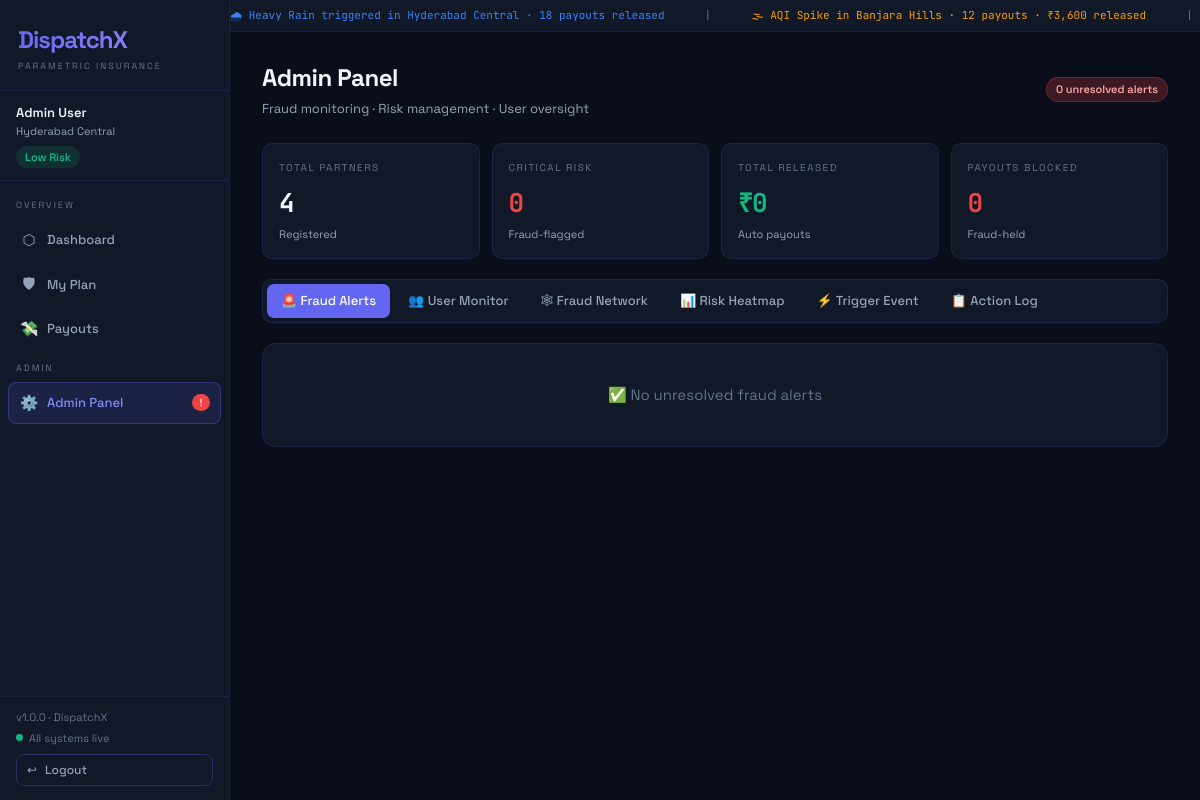
The page /admin-panel/ (signed in) on the database its author committed.
### insurance/models.py (models this page shows, shortened)
class DeliveryPartner(AbstractBaseUser, PermissionsMixin):
    RISK_CHOICES = [
        ('low',      'Low'),
        ('medium',   'Medium'),
        ('high',     'High'),
        ('critical', 'Critical'),
    ]
    ZONE_CHOICES = [
        ('hyderabad_central', 'Hyderabad Central'),
        ('banjara_hills',     'Banjara Hills'),
        ('jubilee_hills',     'Jubilee Hills'),
        ('secunderabad',      'Secunderabad'),
        ('hitec_city',        'HITEC City'),
        ('gachibowli',        'Gachibowli'),
        ('lb_nagar',          'LB Nagar'),
        ('kukatpally',        'Kukatpally'),
    ]
    name        = models.CharField(max_length=100)
    phone       = models.CharField(max_length=15, unique=True)
    email       = models.EmailField(blank=True, null=True)
    zone        = models.CharField(max_length=30, choices=ZONE_CHOICES, default='hyderabad_central')
    joined_date = models.DateTimeField(default=timezone.now)
    is_active    = models.BooleanField(default=True)
    is_staff     = models.BooleanField(default=False)
    is_admin     = models.BooleanField(default=False)
    risk_level      = models.CharField(max_length=10, choices=RISK_CHOICES, default='low')
    fraud_score     = models.FloatField(default=0.0)          # 0.0 – 1.0
    risk_score      = models.FloatField(default=0.0)          # composite
    behavior_score  = models.FloatField(default=1.0)          # 0.0 – 1.0
    gps_anomalies   = models.IntegerField(default=0)
    max_speed_kmh   = models.FloatField(default=30.0)         # recorded max speed
    ip_address      = models.GenericIPAddressField(null=True, blank=True)
    device_id       = models.CharField(max_length=50, blank=True)
    avg_daily_earnings = models.FloatField(default=600.0)
    deliveries_per_day = models.IntegerField(default=8)
    USERNAME_FIELD  = 'phone'
    REQUIRED_FIELDS = ['name']
    objects = DeliveryPartnerManager()
    class Meta:
        db_table = 'delivery_partners'
        verbose_name = 'Delivery Partner'
    @property
    def active_subscription(self):
        return (self.subscriptions
                .filter(status='active', end_date__gte=timezone.now())
                .select_related('plan')
                .order_by('-end_date')
                .first())

### insurance/views.py (the view)
# urls.py: path('admin-panel/',               views.admin_dashboard_view, name='admin_panel'),
@login_required
@user_passes_test(is_admin)
def admin_dashboard_view(request):
    users         = DeliveryPartner.objects.all()
    alerts        = FraudAlert.objects.filter(resolved=False).prefetch_related('partners')[:20]
    critical_users= users.filter(risk_level='critical')
    events        = ParametricEvent.objects.order_by('-timestamp')[:10]
    action_log    = AdminActionLog.objects.select_related('admin','partner').order_by('-created_at')[:20]
    payout_stats  = {
        'released': Payout.objects.filter(status='released').aggregate(t=Sum('amount'))['t'] or 0,
        'blocked':  Payout.objects.filter(status='blocked').count(),
        'total':    Payout.objects.count(),
    }
    zone_risks = []
    for zone, label in DeliveryPartner.ZONE_CHOICES:
        zu = users.filter(zone=zone)
        avg = sum(u.risk_score for u in zu) / max(zu.count(), 1)
        zone_risks.append({'zone': label, 'avg_risk': round(avg*100), 'count': zu.count()})
    return render(request, 'insurance/admin_panel.html', {
        'users': users, 'alerts': alerts, 'critical_users': critical_users,
        'events': events, 'action_log': action_log, 'payout_stats': payout_stats,
        'zone_risks': zone_risks,
    })

### insurance/views.py (called while the page is built)
def is_admin(user):
    return user.is_authenticated and user.is_admin

### templates/insurance/admin_panel.html (shortened to what this page needs)
{% extends "insurance/base.html" %}
{% block content %}
<div class="page-wrap fadein">
  <div style="display:flex;align-items:center;justify-content:space-between;margin-bottom:24px">
    <div>
      <h1 style="font-size:24px;font-weight:700;letter-spacing:-0.5px">Admin Panel</h1>
      <p style="color:var(--text2);font-size:13px;margin-top:3px">Fraud monitoring · Risk management · User oversight</p>
    </div>
    <span class="pill pill-critical" style="font-size:11px">
      {{ alerts|length }} unresolved alerts
    </span>
  </div>
  <div class="stats-grid">
    <div class="stat-card">
      <div class="stat-label">Total Partners</div>
      <div class="stat-value">{{ users|length }}</div>
      <div class="stat-sub">Registered</div>
    </div>
    <div class="stat-card">
      <div class="stat-label">Critical Risk</div>
      <div class="stat-value stat-down">{{ critical_users|length }}</div>
      <div class="stat-sub">Fraud-flagged</div>
    </div>
    <div class="stat-card">
      <div class="stat-label">Total Released</div>
      <div class="stat-value stat-up">₹{{ payout_stats.released|floatformat:0 }}</div>
      <div class="stat-sub">Auto payouts</div>
    </div>
    <div class="stat-card">
      <div class="stat-label">Payouts Blocked</div>
      <div class="stat-value stat-down">{{ payout_stats.blocked }}</div>
      <div class="stat-sub">Fraud-held</div>
    </div>
  </div>
  <div class="tab-bar">
    <div class="tab-item active" data-tab="alerts">🚨 Fraud Alerts</div>
    <div class="tab-item" data-tab="users">👥 User Monitor</div>
    <div class="tab-item" data-tab="graph">🕸 Fraud Network</div>
    <div class="tab-item" data-tab="heatmap">📊 Risk Heatmap</div>
    <div class="tab-item" data-tab="trigger">⚡ Trigger Event</div>
    <div class="tab-item" data-tab="log">📋 Action Log</div>
  </div>
  <div data-tab-pane="alerts">
    {% for alert in alerts %}
    <div class="alert alert-{{ alert.severity }} fadein" id="alert-{{ alert.id }}">
      <span class="alert-icon">
        {% if alert.alert_type == 'gps_teleport' %}📍
        {% elif alert.alert_type == 'shared_device' %}📱
        {% elif alert.alert_type == 'overspeed' %}⚡
        {% elif alert.alert_type == 'ip_cluster' %}🌐
        {% elif alert.alert_type == 'sync_payout' %}⏱
        {% else %}🚨{% endif %}
      </span>
      <div class="alert-body">
        <div class="alert-title">
          {{ alert.get_alert_type_display }}
          <span style="font-size:10px;font-weight:400;opacity:.6;margin-left:6px">{{ alert.id }}</span>
        </div>
        <div class="alert-desc">{{ alert.description }}</div>
        <div class="alert-meta">
          Users: {% for p in alert.partners.all %}{{ p.name }}{% if not forloop.last %}, {% endif %}{% endfor %}
          &nbsp;·&nbsp; {{ alert.created_at|timesince }} ago
        </div>
      </div>
      <div class="alert-actions">
        <span class="pill pill-{{ alert.severity }}">{{ alert.get_severity_display }}</span>
        <div style="display:flex;gap:6px">
          {% for p in alert.partners.all|slice:":1" %}
          <button class="btn btn-sm btn-outline" data-action="monitor" data-user-id="{{ p.id }}">Monitor</button>
          <button class="btn btn-sm btn-danger" data-action="block" data-user-id="{{ p.id }}">Block</button>
          {% endfor %}
          <button class="btn btn-sm btn-success" data-action="resolve" data-alert-id="{{ alert.id }}">Resolve</button>
        </div>
      </div>
    </div>
    {% empty %}
    <div class="card" style="text-align:center;padding:40px;color:var(--text3)">
      ✅ No unresolved fraud alerts
    </div>
    {% endfor %}
  </div>
</div>
{% endblock %}

### templates/insurance/base.html (shortened to what this page needs)
<!DOCTYPE html>
<html lang="en">
<head>
  {% load static %}
  <link rel="stylesheet" href="{% static 'css/main.css' %}">
</head>
<body>
{% if user.is_authenticated %}
<div class="app-layout">
  <aside class="sidebar">
    <div class="sidebar-logo">
      <div class="logo-mark">DispatchX</div>
      <div class="logo-sub">Parametric Insurance</div>
    </div>
    <div class="sidebar-user">
      <div class="user-name">{{ user.name }}</div>
      <div class="user-zone">{{ user.get_zone_display }}</div>
      <div class="user-badges">
        <span class="pill pill-{{ user.risk_level }}">{{ user.get_risk_level_display }} Risk</span>
      </div>
    </div>
    <nav class="nav-section" style="flex:1">
      <div class="nav-label" style="margin-top:8px">Overview</div>
      <a href="{% url 'dashboard' %}"     class="nav-item {% if request.resolver_match.url_name == 'dashboard' %}active{% endif %}">
        <span class="nav-icon">⬡</span> Dashboard
      </a>
      <a href="{% url 'subscription' %}"  class="nav-item {% if request.resolver_match.url_name == 'subscription' %}active{% endif %}">
        <span class="nav-icon">🛡</span> My Plan
      </a>
      <a href="{% url 'payouts' %}"       class="nav-item {% if request.resolver_match.url_name == 'payouts' %}active{% endif %}">
        <span class="nav-icon">💸</span> Payouts
      </a>
      {% if user.is_admin %}
      <div class="nav-label" style="margin-top:12px">Admin</div>
      <a href="{% url 'admin_panel' %}"   class="nav-item {% if request.resolver_match.url_name == 'admin_panel' %}active{% endif %}">
        <span class="nav-icon">⚙️</span> Admin Panel
        <span class="nav-badge" id="alert-count">!</span>
      </a>
      {% endif %}
    </nav>
    <div class="sidebar-footer">
      <div>v1.0.0 · DispatchX</div>
      <div class="live-indicator">
        <span class="live-dot"></span> All systems live
      </div>
      <a href="{% url 'logout' %}" class="nav-item btn-outline" style="margin-top:8px;font-size:12px;padding:6px 10px">
        <span>↩</span> Logout
      </a>
    </div>
  </aside>
  <main class="main-content">
    <div class="ticker-bar">
      <div class="ticker-inner" id="ticker">
        <span class="ticker-item" style="color:#3b82f6">🌧 Heavy Rain triggered in Hyderabad Central · 18 payouts released</span>
        <span class="ticker-sep">|</span>
        <span class="ticker-item" style="color:#f59e0b">🌫 AQI Spike in Banjara Hills · 12 payouts · ₹3,600 released</span>
        <span class="ticker-sep">|</span>
      </div>
    </div>
    {% block content %}{% endblock %}
  </main>
</div>
{% else %}
  {% block auth_content %}{% endblock %}
{% endif %}
</body>
</html>

### rows shown on the page
DeliveryPartner: name "Admin User", zone "Hyderabad Central", risk_level "Low"

### other values the page prints
{{ alerts|length }} "0"
{{ users|length }} "4"
{{ critical_users|length }} "0"
{{ payout_stats.released|floatformat:0 }} "0"
{{ payout_stats.blocked }} "0"
